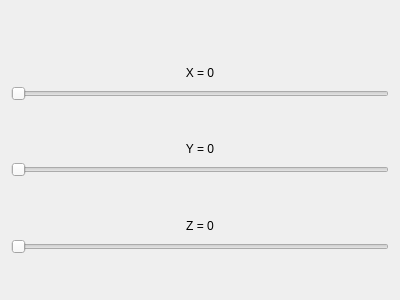
<?xml version="1.0" encoding="UTF-8"?>
<ui version="4.0">
 <class>OrientationForm</class>
 <widget class="QWidget" name="OrientationForm">
  <property name="geometry">
   <rect>
    <x>0</x>
    <y>0</y>
    <width>400</width>
    <height>300</height>
   </rect>
  </property>
  <property name="windowTitle">
   <string>Form</string>
  </property>
  <layout class="QVBoxLayout" name="verticalLayout">
   <item>
    <widget class="QLabel" name="label">
     <property name="text">
      <string/>
     </property>
    </widget>
   </item>
   <item>
    <spacer name="verticalSpacer_4">
     <property name="orientation">
      <enum>Qt::Vertical</enum>
     </property>
     <property name="sizeHint" stdset="0">
      <size>
       <width>20</width>
       <height>40</height>
      </size>
     </property>
    </spacer>
   </item>
   <item>
    <widget class="QLabel" name="labelX">
     <property name="sizePolicy">
      <sizepolicy hsizetype="Preferred" vsizetype="Minimum">
       <horstretch>0</horstretch>
       <verstretch>0</verstretch>
      </sizepolicy>
     </property>
     <property name="text">
      <string>X = 0</string>
     </property>
     <property name="alignment">
      <set>Qt::AlignBottom|Qt::AlignHCenter</set>
     </property>
    </widget>
   </item>
   <item>
    <widget class="QSlider" name="horizontalSliderX">
     <property name="sizePolicy">
      <sizepolicy hsizetype="Expanding" vsizetype="Fixed">
       <horstretch>0</horstretch>
       <verstretch>0</verstretch>
      </sizepolicy>
     </property>
     <property name="minimum">
      <number>0</number>
     </property>
     <property name="maximum">
      <number>359</number>
     </property>
     <property name="orientation">
      <enum>Qt::Horizontal</enum>
     </property>
    </widget>
   </item>
   <item>
    <spacer name="verticalSpacer_2">
     <property name="orientation">
      <enum>Qt::Vertical</enum>
     </property>
     <property name="sizeHint" stdset="0">
      <size>
       <width>20</width>
       <height>40</height>
      </size>
     </property>
    </spacer>
   </item>
   <item>
    <widget class="QLabel" name="labelY">
     <property name="sizePolicy">
      <sizepolicy hsizetype="Preferred" vsizetype="Minimum">
       <horstretch>0</horstretch>
       <verstretch>0</verstretch>
      </sizepolicy>
     </property>
     <property name="text">
      <string>Y = 0</string>
     </property>
     <property name="alignment">
      <set>Qt::AlignBottom|Qt::AlignHCenter</set>
     </property>
    </widget>
   </item>
   <item>
    <widget class="QSlider" name="horizontalSliderY">
     <property name="sizePolicy">
      <sizepolicy hsizetype="Expanding" vsizetype="Fixed">
       <horstretch>0</horstretch>
       <verstretch>0</verstretch>
      </sizepolicy>
     </property>
     <property name="minimum">
      <number>0</number>
     </property>
     <property name="maximum">
      <number>359</number>
     </property>
     <property name="orientation">
      <enum>Qt::Horizontal</enum>
     </property>
     <property name="invertedAppearance">
      <bool>false</bool>
     </property>
    </widget>
   </item>
   <item>
    <spacer name="verticalSpacer">
     <property name="orientation">
      <enum>Qt::Vertical</enum>
     </property>
     <property name="sizeHint" stdset="0">
      <size>
       <width>20</width>
       <height>40</height>
      </size>
     </property>
    </spacer>
   </item>
   <item>
    <widget class="QLabel" name="labelZ">
     <property name="sizePolicy">
      <sizepolicy hsizetype="Preferred" vsizetype="Minimum">
       <horstretch>0</horstretch>
       <verstretch>0</verstretch>
      </sizepolicy>
     </property>
     <property name="text">
      <string>Z = 0</string>
     </property>
     <property name="alignment">
      <set>Qt::AlignBottom|Qt::AlignHCenter</set>
     </property>
    </widget>
   </item>
   <item>
    <widget class="QSlider" name="horizontalSliderZ">
     <property name="sizePolicy">
      <sizepolicy hsizetype="Expanding" vsizetype="Fixed">
       <horstretch>0</horstretch>
       <verstretch>0</verstretch>
      </sizepolicy>
     </property>
     <property name="minimum">
      <number>0</number>
     </property>
     <property name="maximum">
      <number>359</number>
     </property>
     <property name="orientation">
      <enum>Qt::Horizontal</enum>
     </property>
    </widget>
   </item>
   <item>
    <spacer name="verticalSpacer_3">
     <property name="orientation">
      <enum>Qt::Vertical</enum>
     </property>
     <property name="sizeHint" stdset="0">
      <size>
       <width>20</width>
       <height>40</height>
      </size>
     </property>
    </spacer>
   </item>
  </layout>
 </widget>
 <resources/>
 <connections/>
</ui>
